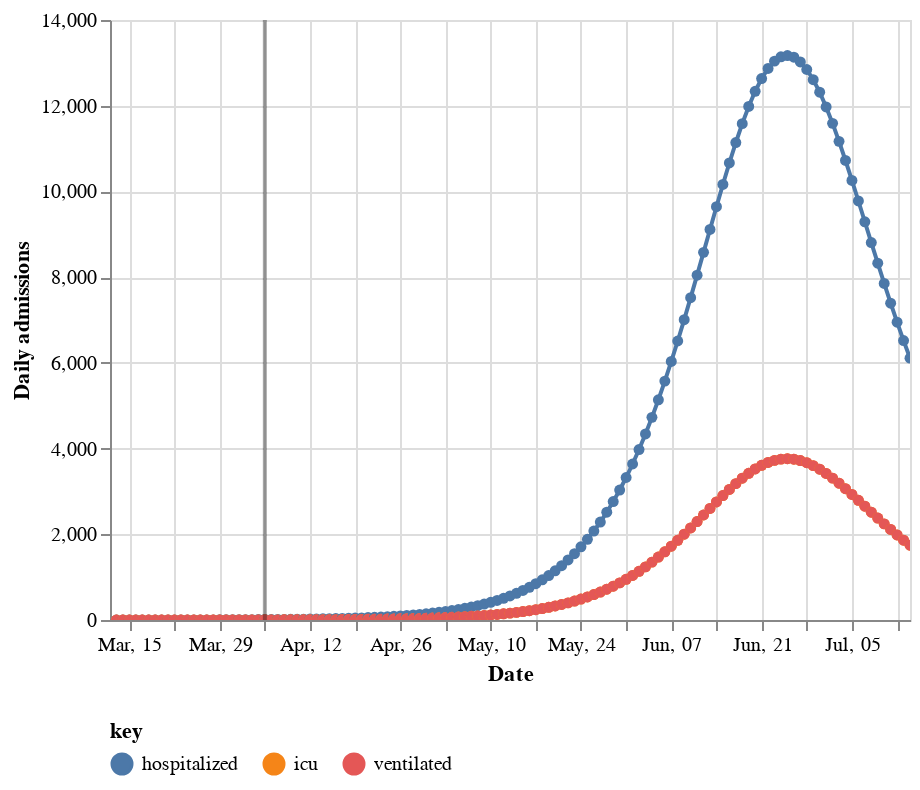

Notebook code cell kept with this figure:
### Code cell
# Graphique nouveaux cas

admits_chart = build_admits_chart(alt=alt, admits_floor_df=m.admits_floor_df, max_y_axis=p.max_y_axis)
admits_chart

### Figure 1 — Vega-Lite specification as saved in the notebook (floating-point values rounded to 4 significant figures)
{"config": {"view": {"continuousWidth": 400, "continuousHeight": 300}, "legend": {"orient": "bottom"}}, "layer": [{"mark": {"type": "line", "point": true}, "encoding": {"color": {"type": "nominal", "field": "key"}, "tooltip": [{"type": "temporal", "field": "date"}, {"type": "quantitative", "field": "value", "format": ".0f", "title": "Admit"}, {"type": "nominal", "field": "key"}], "x": {"type": "temporal", "axis": {"format": "%b, %d"}, "field": "date", "title": "Date"}, "y": {"type": "quantitative", "field": "value", "scale": {}, "title": "Daily admissions"}}, "selection": {"selector014": {"type": "interval", "bind": "scales", "encodings": ["x", "y"]}}, "transform": [{"fold": ["hospitalized", "icu", "ventilated"]}]}, {"mark": {"type": "rule", "color": "black", "opacity": 0.35, "size": 2}, "encoding": {"x": {"type": "temporal", "axis": {"format": "%b, %d"}, "field": "date", "title": "Date"}}, "transform": [{"filter": "(datum.day === 0)"}]}], "data": {"name": "data-7384f7292887fa12a4851099521685e0"}, "$schema": "https://vega.github.io/schema/vega-lite/v4.8.1.json", "datasets": {"data-7384f7292887fa12a4851099521685e0": [{"day": -24, "date": "2020-03-12T00:00:00", "hospitalized": null, "icu": null, "ventilated": null}, {"day": -23, "date": "2020-03-13T00:00:00", "hospitalized": 0.0, "icu": 0.0, "ventilated": 0.0}, {"day": -22, "date": "2020-03-14T00:00:00", "hospitalized": 0.0, "icu": 0.0, "ventilated": 0.0}, {"day": -21, "date": "2020-03-15T00:00:00", "hospitalized": 0.0, "icu": 0.0, "ventilated": 0.0}, {"day": -20, "date": "2020-03-16T00:00:00", "hospitalized": 0.0, "icu": 0.0, "ventilated": 0.0}, {"day": -19, "date": "2020-03-17T00:00:00", "hospitalized": 0.0, "icu": 0.0, "ventilated": 0.0}, {"day": -18, "date": "2020-03-18T00:00:00", "hospitalized": 0.0, "icu": 0.0, "ventilated": 0.0}, {"day": -17, "date": "2020-03-19T00:00:00", "hospitalized": 0.0, "icu": 0.0, "ventilated": 0.0}, {"day": -16, "date": "2020-03-20T00:00:00", "hospitalized": 0.0, "icu": 0.0, "ventilated": 0.0}, {"day": -15, "date": "2020-03-21T00:00:00", "hospitalized": 1.0, "icu": 0.0, "ventilated": 0.0}, {"day": -14, "date": "2020-03-22T00:00:00", "hospitalized": 1.0, "icu": 0.0, "ventilated": 0.0}, {"day": -13, "date": "2020-03-23T00:00:00", "hospitalized": 1.0, "icu": 0.0, "ventilated": 0.0}, {"day": -12, "date": "2020-03-24T00:00:00", "hospitalized": 1.0, "icu": 0.0, "ventilated": 0.0}, {"day": -11, "date": "2020-03-25T00:00:00", "hospitalized": 2.0, "icu": 0.0, "ventilated": 0.0}, {"day": -10, "date": "2020-03-26T00:00:00", "hospitalized": 2.0, "icu": 0.0, "ventilated": 0.0}, {"day": -9, "date": "2020-03-27T00:00:00", "hospitalized": 2.0, "icu": 0.0, "ventilated": 0.0}, {"day": -8, "date": "2020-03-28T00:00:00", "hospitalized": 3.0, "icu": 1.0, "ventilated": 1.0}, {"day": -7, "date": "2020-03-29T00:00:00", "hospitalized": 4.0, "icu": 1.0, "ventilated": 1.0}, {"day": -6, "date": "2020-03-30T00:00:00", "hospitalized": 4.0, "icu": 1.0, "ventilated": 1.0}, {"day": -5, "date": "2020-03-31T00:00:00", "hospitalized": 5.0, "icu": 1.0, "ventilated": 1.0}, {"day": -4, "date": "2020-04-01T00:00:00", "hospitalized": 7.0, "icu": 2.0, "ventilated": 2.0}, {"day": -3, "date": "2020-04-02T00:00:00", "hospitalized": 8.0, "icu": 2.0, "ventilated": 2.0}, {"day": -2, "date": "2020-04-03T00:00:00", "hospitalized": 9.0, "icu": 2.0, "ventilated": 2.0}, {"day": -1, "date": "2020-04-04T00:00:00", "hospitalized": 11.0, "icu": 3.0, "ventilated": 3.0}, {"day": 0, "date": "2020-04-05T00:00:00", "hospitalized": 14.0, "icu": 4.0, "ventilated": 4.0}, {"day": 1, "date": "2020-04-06T00:00:00", "hospitalized": 11.0, "icu": 3.0, "ventilated": 3.0}, {"day": 2, "date": "2020-04-07T00:00:00", "hospitalized": 12.0, "icu": 3.0, "ventilated": 3.0}, {"day": 3, "date": "2020-04-08T00:00:00", "hospitalized": 14.0, "icu": 4.0, "ventilated": 4.0}, {"day": 4, "date": "2020-04-09T00:00:00", "hospitalized": 16.0, "icu": 4.0, "ventilated": 4.0}, {"day": 5, "date": "2020-04-10T00:00:00", "hospitalized": 17.0, "icu": 5.0, "ventilated": 5.0}, {"day": 6, "date": "2020-04-11T00:00:00", "hospitalized": 19.0, "icu": 5.0, "ventilated": 5.0}, {"day": 7, "date": "2020-04-12T00:00:00", "hospitalized": 21.0, "icu": 6.0, "ventilated": 6.0}, {"day": 8, "date": "2020-04-13T00:00:00", "hospitalized": 24.0, "icu": 6.0, "ventilated": 6.0}, {"day": 9, "date": "2020-04-14T00:00:00", "hospitalized": 27.0, "icu": 7.0, "ventilated": 7.0}, {"day": 10, "date": "2020-04-15T00:00:00", "hospitalized": 30.0, "icu": 8.0, "ventilated": 8.0}, {"day": 11, "date": "2020-04-16T00:00:00", "hospitalized": 33.0, "icu": 9.0, "ventilated": 9.0}, {"day": 12, "date": "2020-04-17T00:00:00", "hospitalized": 37.0, "icu": 10.0, "ventilated": 10.0}, {"day": 13, "date": "2020-04-18T00:00:00", "hospitalized": 41.0, "icu": 11.0, "ventilated": 11.0}, {"day": 14, "date": "2020-04-19T00:00:00", "hospitalized": 45.0, "icu": 13.0, "ventilated": 13.0}, {"day": 15, "date": "2020-04-20T00:00:00", "hospitalized": 50.0, "icu": 14.0, "ventilated": 14.0}, {"day": 16, "date": "2020-04-21T00:00:00", "hospitalized": 56.0, "icu": 16.0, "ventilated": 16.0}, {"day": 17, "date": "2020-04-22T00:00:00", "hospitalized": 62.0, "icu": 17.0, "ventilated": 17.0}, {"day": 18, "date": "2020-04-23T00:00:00", "hospitalized": 69.0, "icu": 19.0, "ventilated": 19.0}, {"day": 19, "date": "2020-04-24T00:00:00", "hospitalized": 77.0, "icu": 22.0, "ventilated": 22.0}, {"day": 20, "date": "2020-04-25T00:00:00", "hospitalized": 86.0, "icu": 24.0, "ventilated": 24.0}, {"day": 21, "date": "2020-04-26T00:00:00", "hospitalized": 95.0, "icu": 27.0, "ventilated": 27.0}, {"day": 22, "date": "2020-04-27T00:00:00", "hospitalized": 106.0, "icu": 30.0, "ventilated": 30.0}, {"day": 23, "date": "2020-04-28T00:00:00", "hospitalized": 117.0, "icu": 33.0, "ventilated": 33.0}, {"day": 24, "date": "2020-04-29T00:00:00", "hospitalized": 130.0, "icu": 37.0, "ventilated": 37.0}, {"day": 25, "date": "2020-04-30T00:00:00", "hospitalized": 145.0, "icu": 41.0, "ventilated": 41.0}, {"day": 26, "date": "2020-05-01T00:00:00", "hospitalized": 161.0, "icu": 46.0, "ventilated": 46.0}, {"day": 27, "date": "2020-05-02T00:00:00", "hospitalized": 179.0, "icu": 51.0, "ventilated": 51.0}, {"day": 28, "date": "2020-05-03T00:00:00", "hospitalized": 198.0, "icu": 56.0, "ventilated": 56.0}, {"day": 29, "date": "2020-05-04T00:00:00", "hospitalized": 220.0, "icu": 63.0, "ventilated": 63.0}, {"day": 30, "date": "2020-05-05T00:00:00", "hospitalized": 245.0, "icu": 70.0, "ventilated": 70.0}, {"day": 31, "date": "2020-05-06T00:00:00", "hospitalized": 272.0, "icu": 77.0, "ventilated": 77.0}, {"day": 32, "date": "2020-05-07T00:00:00", "hospitalized": 301.0, "icu": 86.0, "ventilated": 86.0}, {"day": 33, "date": "2020-05-08T00:00:00", "hospitalized": 334.0, "icu": 95.0, "ventilated": 95.0}, {"day": 34, "date": "2020-05-09T00:00:00", "hospitalized": 371.0, "icu": 106.0, "ventilated": 106.0}, {"day": 35, "date": "2020-05-10T00:00:00", "hospitalized": 412.0, "icu": 117.0, "ventilated": 117.0}, {"day": 36, "date": "2020-05-11T00:00:00", "hospitalized": 457.0, "icu": 130.0, "ventilated": 130.0}, {"day": 37, "date": "2020-05-12T00:00:00", "hospitalized": 506.0, "icu": 144.0, "ventilated": 144.0}, {"day": 38, "date": "2020-05-13T00:00:00", "hospitalized": 562.0, "icu": 160.0, "ventilated": 160.0}, {"day": 39, "date": "2020-05-14T00:00:00", "hospitalized": 623.0, "icu": 178.0, "ventilated": 178.0}, {"day": 40, "date": "2020-05-15T00:00:00", "hospitalized": 690.0, "icu": 197.0, "ventilated": 197.0}, {"day": 41, "date": "2020-05-16T00:00:00", "hospitalized": 764.0, "icu": 218.0, "ventilated": 218.0}, {"day": 42, "date": "2020-05-17T00:00:00", "hospitalized": 846.0, "icu": 241.0, "ventilated": 241.0}, {"day": 43, "date": "2020-05-18T00:00:00", "hospitalized": 937.0, "icu": 267.0, "ventilated": 267.0}, {"day": 44, "date": "2020-05-19T00:00:00", "hospitalized": 1037.0, "icu": 296.0, "ventilated": 296.0}, {"day": 45, "date": "2020-05-20T00:00:00", "hospitalized": 1147.0, "icu": 327.0, "ventilated": 327.0}, {"day": 46, "date": "2020-05-21T00:00:00", "hospitalized": 1268.0, "icu": 362.0, "ventilated": 362.0}, {"day": 47, "date": "2020-05-22T00:00:00", "hospitalized": 1402.0, "icu": 400.0, "ventilated": 400.0}, {"day": 48, "date": "2020-05-23T00:00:00", "hospitalized": 1548.0, "icu": 442.0, "ventilated": 442.0}, {"day": 49, "date": "2020-05-24T00:00:00", "hospitalized": 1708.0, "icu": 488.0, "ventilated": 488.0}, {"day": 50, "date": "2020-05-25T00:00:00", "hospitalized": 1884.0, "icu": 538.0, "ventilated": 538.0}, {"day": 51, "date": "2020-05-26T00:00:00", "hospitalized": 2076.0, "icu": 593.0, "ventilated": 593.0}, {"day": 52, "date": "2020-05-27T00:00:00", "hospitalized": 2286.0, "icu": 653.0, "ventilated": 653.0}, {"day": 53, "date": "2020-05-28T00:00:00", "hospitalized": 2515.0, "icu": 718.0, "ventilated": 718.0}, {"day": 54, "date": "2020-05-29T00:00:00", "hospitalized": 2764.0, "icu": 789.0, "ventilated": 789.0}, {"day": 55, "date": "2020-05-30T00:00:00", "hospitalized": 3033.0, "icu": 866.0, "ventilated": 866.0}, {"day": 56, "date": "2020-05-31T00:00:00", "hospitalized": 3325.0, "icu": 950.0, "ventilated": 950.0}, {"day": 57, "date": "2020-06-01T00:00:00", "hospitalized": 3640.0, "icu": 1040.0, "ventilated": 1040.0}, {"day": 58, "date": "2020-06-02T00:00:00", "hospitalized": 3978.0, "icu": 1136.0, "ventilated": 1136.0}, {"day": 59, "date": "2020-06-03T00:00:00", "hospitalized": 4341.0, "icu": 1240.0, "ventilated": 1240.0}, {"day": 60, "date": "2020-06-04T00:00:00", "hospitalized": 4728.0, "icu": 1350.0, "ventilated": 1350.0}, {"day": 61, "date": "2020-06-05T00:00:00", "hospitalized": 5139.0, "icu": 1468.0, "ventilated": 1468.0}, {"day": 62, "date": "2020-06-06T00:00:00", "hospitalized": 5574.0, "icu": 1592.0, "ventilated": 1592.0}, {"day": 63, "date": "2020-06-07T00:00:00", "hospitalized": 6032.0, "icu": 1723.0, "ventilated": 1723.0}, {"day": 64, "date": "2020-06-08T00:00:00", "hospitalized": 6510.0, "icu": 1860.0, "ventilated": 1860.0}, {"day": 65, "date": "2020-06-09T00:00:00", "hospitalized": 7008.0, "icu": 2002.0, "ventilated": 2002.0}, {"day": 66, "date": "2020-06-10T00:00:00", "hospitalized": 7521.0, "icu": 2148.0, "ventilated": 2148.0}, {"day": 67, "date": "2020-06-11T00:00:00", "hospitalized": 8046.0, "icu": 2298.0, "ventilated": 2298.0}, {"day": 68, "date": "2020-06-12T00:00:00", "hospitalized": 8578.0, "icu": 2450.0, "ventilated": 2450.0}, {"day": 69, "date": "2020-06-13T00:00:00", "hospitalized": 9112.0, "icu": 2603.0, "ventilated": 2603.0}, {"day": 70, "date": "2020-06-14T00:00:00", "hospitalized": 9643.0, "icu": 2755.0, "ventilated": 2755.0}, {"day": 71, "date": "2020-06-15T00:00:00", "hospitalized": 10160.0, "icu": 2903.0, "ventilated": 2903.0}, {"day": 72, "date": "2020-06-16T00:00:00", "hospitalized": 10660.0, "icu": 3046.0, "ventilated": 3046.0}, {"day": 73, "date": "2020-06-17T00:00:00", "hospitalized": 11140.0, "icu": 3182.0, "ventilated": 3182.0}, {"day": 74, "date": "2020-06-18T00:00:00", "hospitalized": 11580.0, "icu": 3309.0, "ventilated": 3309.0}, {"day": 75, "date": "2020-06-19T00:00:00", "hospitalized": 11980.0, "icu": 3423.0, "ventilated": 3423.0}, {"day": 76, "date": "2020-06-20T00:00:00", "hospitalized": 12340.0, "icu": 3524.0, "ventilated": 3524.0}, {"day": 77, "date": "2020-06-21T00:00:00", "hospitalized": 12630.0, "icu": 3609.0, "ventilated": 3609.0}, {"day": 78, "date": "2020-06-22T00:00:00", "hospitalized": 12870.0, "icu": 3677.0, "ventilated": 3677.0}, {"day": 79, "date": "2020-06-23T00:00:00", "hospitalized": 13040.0, "icu": 3725.0, "ventilated": 3725.0}, {"day": 80, "date": "2020-06-24T00:00:00", "hospitalized": 13140.0, "icu": 3754.0, "ventilated": 3754.0}, {"day": 81, "date": "2020-06-25T00:00:00", "hospitalized": 13170.0, "icu": 3763.0, "ventilated": 3763.0}, {"day": 82, "date": "2020-06-26T00:00:00", "hospitalized": 13130.0, "icu": 3751.0, "ventilated": 3751.0}, {"day": 83, "date": "2020-06-27T00:00:00", "hospitalized": 13020.0, "icu": 3720.0, "ventilated": 3720.0}, {"day": 84, "date": "2020-06-28T00:00:00", "hospitalized": 12840.0, "icu": 3670.0, "ventilated": 3670.0}, {"day": 85, "date": "2020-06-29T00:00:00", "hospitalized": 12610.0, "icu": 3602.0, "ventilated": 3602.0}, {"day": 86, "date": "2020-06-30T00:00:00", "hospitalized": 12320.0, "icu": 3518.0, "ventilated": 3518.0}, {"day": 87, "date": "2020-07-01T00:00:00", "hospitalized": 11970.0, "icu": 3420.0, "ventilated": 3420.0}, {"day": 88, "date": "2020-07-02T00:00:00", "hospitalized": 11590.0, "icu": 3310.0, "ventilated": 3310.0}, {"day": 89, "date": "2020-07-03T00:00:00", "hospitalized": 11170.0, "icu": 3191.0, "ventilated": 3191.0}, {"day": 90, "date": "2020-07-04T00:00:00", "hospitalized": 10720.0, "icu": 3063.0, "ventilated": 3063.0}, {"day": 91, "date": "2020-07-05T00:00:00", "hospitalized": 10260.0, "icu": 2930.0, "ventilated": 2930.0}, {"day": 92, "date": "2020-07-06T00:00:00", "hospitalized": 9777.0, "icu": 2793.0, "ventilated": 2793.0}, {"day": 93, "date": "2020-07-07T00:00:00", "hospitalized": 9292.0, "icu": 2655.0, "ventilated": 2655.0}, {"day": 94, "date": "2020-07-08T00:00:00", "hospitalized": 8807.0, "icu": 2516.0, "ventilated": 2516.0}, {"day": 95, "date": "2020-07-09T00:00:00", "hospitalized": 8326.0, "icu": 2378.0, "ventilated": 2378.0}, {"day": 96, "date": "2020-07-10T00:00:00", "hospitalized": 7853.0, "icu": 2243.0, "ventilated": 2243.0}, {"day": 97, "date": "2020-07-11T00:00:00", "hospitalized": 7393.0, "icu": 2112.0, "ventilated": 2112.0}, {"day": 98, "date": "2020-07-12T00:00:00", "hospitalized": 6948.0, "icu": 1985.0, "ventilated": 1985.0}, {"day": 99, "date": "2020-07-13T00:00:00", "hospitalized": 6520.0, "icu": 1862.0, "ventilated": 1862.0}, {"day": 100, "date": "2020-07-14T00:00:00", "hospitalized": 6110.0, "icu": 1745.0, "ventilated": 1745.0}]}}
